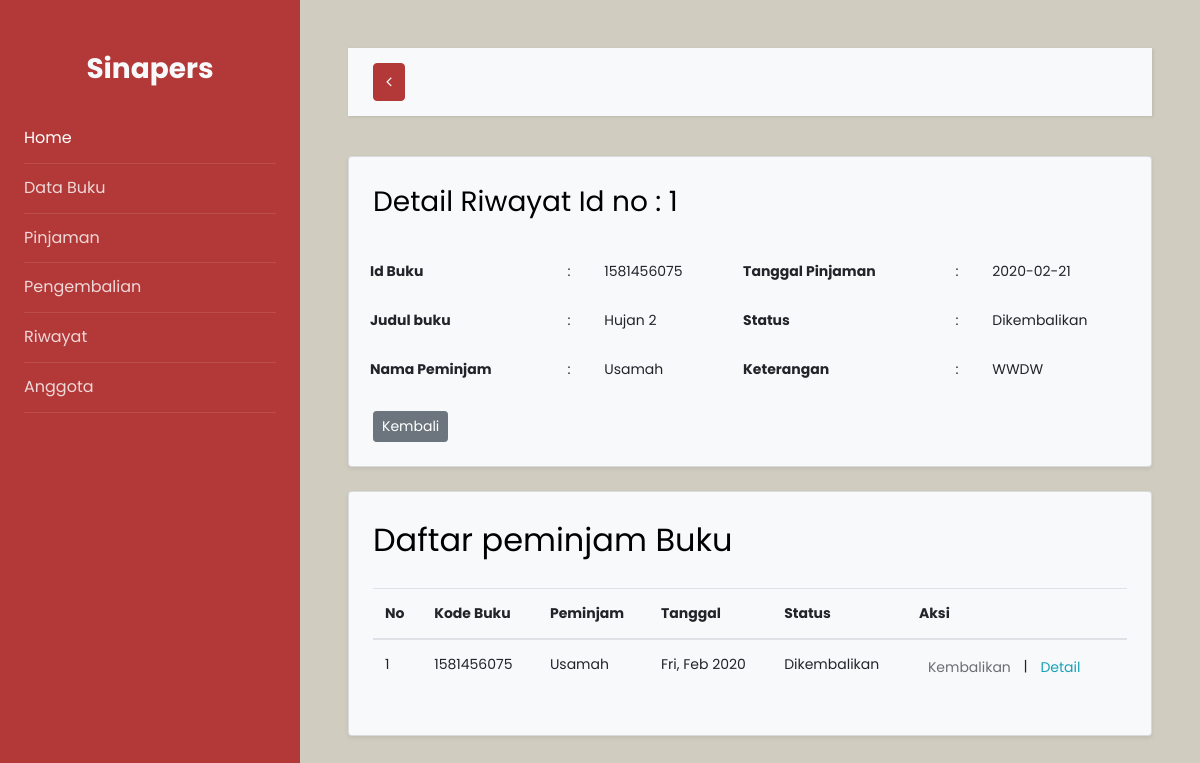
Screenshot of /kembali.php?page=detail&id=1 with the database file from the repository.
### tables this page shows
CREATE TABLE `tb_pinjaman` (
  `id_pinjaman` int(11) NOT NULL,
  `id_buku` int(11) NOT NULL,
  `id_anggota` int(11) NOT NULL,
  `nama_peminjam` varchar(50) NOT NULL,
  `detail_pinjaman` text NOT NULL,
  `tanggal_pinjaman` date NOT NULL,
  `status_pinjaman` varchar(20) NOT NULL DEFAULT 'Pending',
  `jml_pinjaman` int(100) NOT NULL
);

CREATE TABLE `tb_buku` (
  `id_buku` int(11) NOT NULL,
  `judul_buku` varchar(100) NOT NULL,
  `pengarang_buku` varchar(100) NOT NULL,
  `penerbit_buku` varchar(100) NOT NULL,
  `isbn_buku` int(20) NOT NULL,
  `tahun_terbit` varchar(4) NOT NULL,
  `dimensi_buku` varchar(20) NOT NULL,
  `stok_buku` int(50) NOT NULL,
  `sinopsis_buku` text NOT NULL,
  `foto_buku` varchar(50) NOT NULL,
  `tgl_masuk_buku` date NOT NULL
);

### kembali.php (the view, shortened to what this page needs)
<?php require('koneksi.php'); ?>
<!doctype html>
<html lang="en">
<head>
    <link rel="stylesheet" href="https://stackpath.bootstrapcdn.com/font-awesome/4.7.0/css/font-awesome.min.css">
    <link rel="stylesheet" href="css/style.css">
</head>
<body style="background:#d1ccc0">
    <div class="wrapper d-flex align-items-stretch">
        <nav id="sidebar" class="">
            <div class="p-4 pt-5" style="background:#b33939">
                <h3 class="text-center font-weight-bold text-light mb-4">Sinapers</h3>
                <ul class="list-unstyled components mb-5">
                    <li class="active">
                        <a href="index.php"> Home</a>
                    </li>
                    <li>
                        <a href="buku.php"> Data Buku</a>
                    </li>
                    <li>
                        <a href="pinjaman.php"> Pinjaman</a>
                    </li>
                    <li>
                        <a href="kembali.php"> Pengembalian</a>
                    </li>
                    <li>
                        <a href="riwayat.php"> Riwayat</a>
                    </li>
                    <li>
                        <a href="anggota.php"> Anggota</a>
                    </li>
                </ul>
            </div>
        </nav>
        <div id="content" class="p-4 p-md-5">
            <nav class="navbar navbar-expand-lg navbar-light bg-light">
                <div class="container-fluid">
                    <button type="button" id="sidebarCollapse" class="btn btn-danger">
                        <i class="fa fa-angle-left"></i>
                    </button>
                </div>
            </nav>
            <div class="content">
            <?php
                if (isset($_GET['page'])) {
                    $page = $_GET['page'];
                }else{
                    echo "";
                }
                switch (@$page) {
                    case 'detail':
                        include('page/detail_pinjaman.php');
                        break;
                }
                ?>
                <div class="card p-4 shadow-sm bg-light">
                    <h2 class="card-title mb-4">
                        Daftar peminjam Buku
                    </h2>
                    <table class="table" id="table">
                        <thead>
                            <tr>
                                <th>No</th>
                                <th>Kode Buku</th>
                                <th>Peminjam</th>
                                <th>Tanggal</th>
                                <th>Status</th>
                                <th>Aksi</th>
                            </tr>
                        </thead>
                        <tbody>
                            <?php
                            $no = 0;
                            $sql = mysqli_query($koneksi, "SELECT * FROM tb_pinjaman ORDER BY tanggal_pinjaman DESC");
                            while ($data = mysqli_fetch_assoc($sql)) {
                            ?>
                                <tr>
                                    <td><?= $no += 1; ?></td>
                                    <td><?= $data['id_buku']; ?></td>
                                    <td><?= $data['nama_peminjam']; ?></td>
                                    <td><?= date('D, M Y', strtotime($data['tanggal_pinjaman'])); ?></td>
                                    <td><?= $data['status_pinjaman']; ?></td>
                                    <td>
                                        <form method="post">
                                            <?php if($data['status_pinjaman'] == "Sedang Dipinjam"){ ?>
                                                <a href="?page=kembali&id=<?= $data['id_pinjaman']; ?>" class="btn btn-sm btn-default text-success">Kembalikan</a>
                                                |
                                            <?php }elseif($data['status_pinjaman'] == "Dikembalikan"){ ?>
                                                <button type="submit" class="btn btn-sm btn-default disabled">Kembalikan</button>
                                                |
                                            <?php } ?>
                                                <a href="?page=detail&id=<?= $data['id_pinjaman']; ?>" class="btn btn-sm btn-default text-info">Detail</a>
                                        </form>
                                    </td>
                                </tr>
                            <?php } ?>
                        </tbody>
                    </table>
                </div>
            </div>
        </div>
    </div>
</body>
</html>

### page/detail_pinjaman.php (shortened to what this page needs)
<?php
$id = $_GET['id'];
$sql = mysqli_query($koneksi, "SELECT * FROM tb_pinjaman WHERE id_pinjaman='$id'");
$data = mysqli_fetch_assoc($sql);
$buku = mysqli_query($koneksi, "SELECT * FROM tb_buku WHERE id_buku='$data[id_buku]'");
$buku2 = mysqli_fetch_assoc($buku);
?>
<div class="card p-4 shadow-sm bg-light mb-4">
    <h3 class="card-title mb-4">
        Detail Riwayat <span>Id no : <?=$data['id_pinjaman'];?></span>
    </h3>
    <div class="row">
        <table class="table table-borderless">
            <tr>
                <th>Id Buku</th>
                <td>:</td>
                <td><?=$data['id_buku'];?></td>
                <th>Tanggal Pinjaman</th>
                <td>:</td>
                <td><?=$data['tanggal_pinjaman'];?></td>
            </tr>
            <tr>
                <th>Judul buku</th>
                <td>:</td>
                <td><?=$buku2['judul_buku'];?></td>
                <th>Status</th>
                <td>:</td>
                <td><?=$data['status_pinjaman'];?></td>
            </tr>
            <tr>
                <th>Nama Peminjam</th>
                <td>:</td>
                <td><?=$data['nama_peminjam'];?></td>
                <th>Keterangan</th>
                <td>:</td>
                <td><?=$data['detail_pinjaman'];?></td>
            </tr>
        </table>
        <div class="col">
            <a href="riwayat.php" class="btn btn-sm btn-secondary">Kembali</a>
        </div>
    </div>
</div>

### rows the page displays
tb_pinjaman: id_pinjaman "1", id_buku "1581456075", tanggal_pinjaman "2020-02-21", status_pinjaman "Dikembalikan", nama_peminjam "Usamah", detail_pinjaman "WWDW", tanggal_pinjaman "Fri, Feb 2020", shows "Kembalikan"
tb_buku: judul_buku "Hujan 2"
